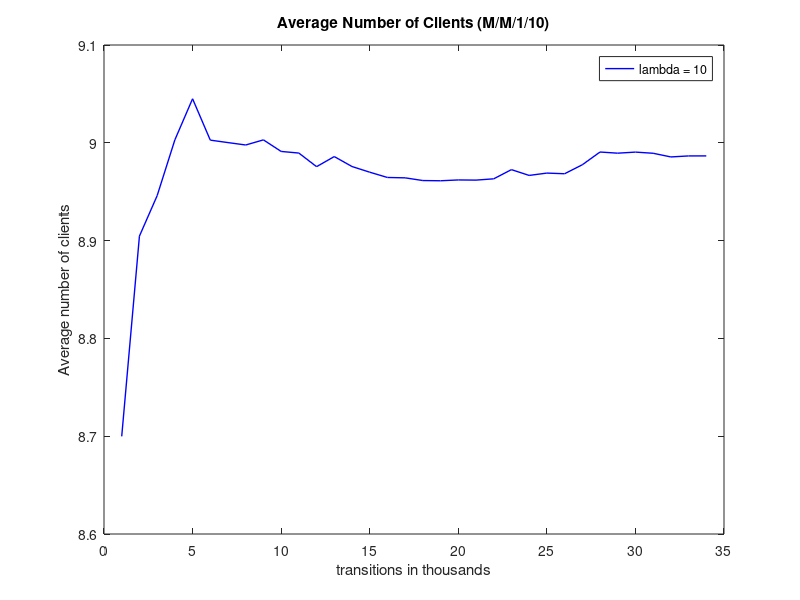
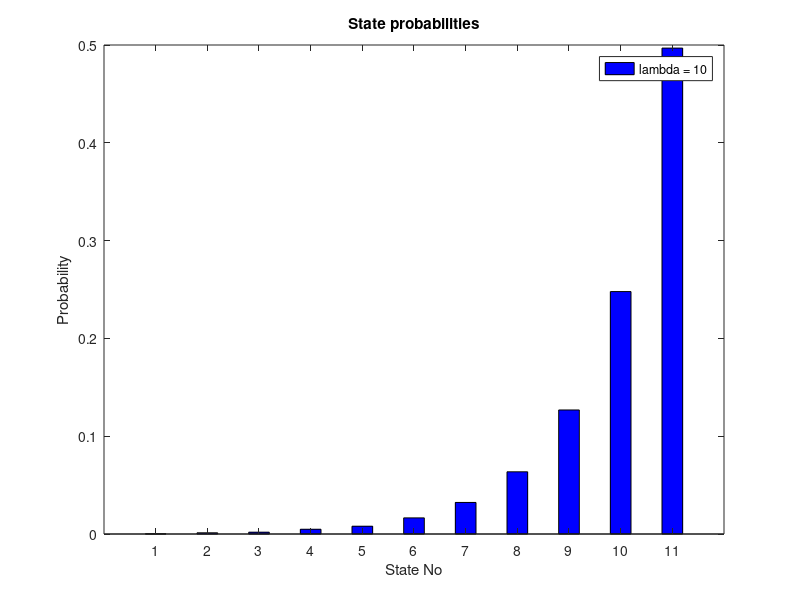

Here is the MATLAB script that generated these plots, in order:
pkg load statistics
pkg load queueing

clc;
clear all;
close all;

total_arrivals = 0; % to measure the total number of arrivals
current_state = 0;  % holds the current state of the system
previous_mean_clients = 0; % will help in the convergence test
index = 0;

lambda = 10; 
mu = 5;
threshold = lambda/(lambda + mu); 

transitions = 0; 
total=0;

while transitions >= 0
  transitions = transitions + 1; % one more transitions step
  
  if mod(transitions,1000) == 0 % check for convergence every 1000 transitions steps
    index = index + 1;
    for i=1:1:length(arrivals)
        P(i) = arrivals(i)/total_arrivals; % calcuate the probability of every state in the system
    endfor
    
    mean_clients = 0; % calculate the mean number of clients in the system
    for i=1:1:length(arrivals)
       mean_clients = mean_clients + (i-1).*P(i);
    endfor
    
    to_plot(index) = mean_clients;
        
    if abs(mean_clients - previous_mean_clients) < 0.0001 || transitions > 1000000 % convergence test
      break;
    endif
    
    previous_mean_clients = mean_clients;
    
  endif
  
  random_number = rand(1); % generate a random number

  if(current_state == 0 || random_number < threshold) 
    total_arrivals = total_arrivals + 1;
    state(transitions) = current_state +1;
    try 
      arrivals(current_state+1 ) =arrivals(current_state+1) + 1;
      state(transitions) = current_state; 
      if (current_state <10)
       current_state = current_state + 1;
      endif
      next_transition(transitions) = 1;
      total = total +1;
    catch
      arrivals(current_state + 1) = 1;
      current_state = current_state + 1;
      next_transition(transitions) = 1;
      total = total +1;
  end

  else % departure
      state(transitions) = current_state+1;
      if current_state != 0 % no departure from an empty system
       current_state = current_state - 1;
       next_transition(transitions) = 0;
       total = total -1;
      endif
  endif
  t_arrivals(transitions)= total;

endwhile

figure(1);
plot(to_plot,"b","linewidth",1);
title("Average Number of Clients (M/M/1/10)");
xlabel("transitions in thousands");
ylabel("Average number of clients");
legend("lambda = 10");

figure(2);
bar(P, "b",0.4);
title("State probabilities");
xlabel("State No");
ylabel("Probability");
legend("lambda = 10");
